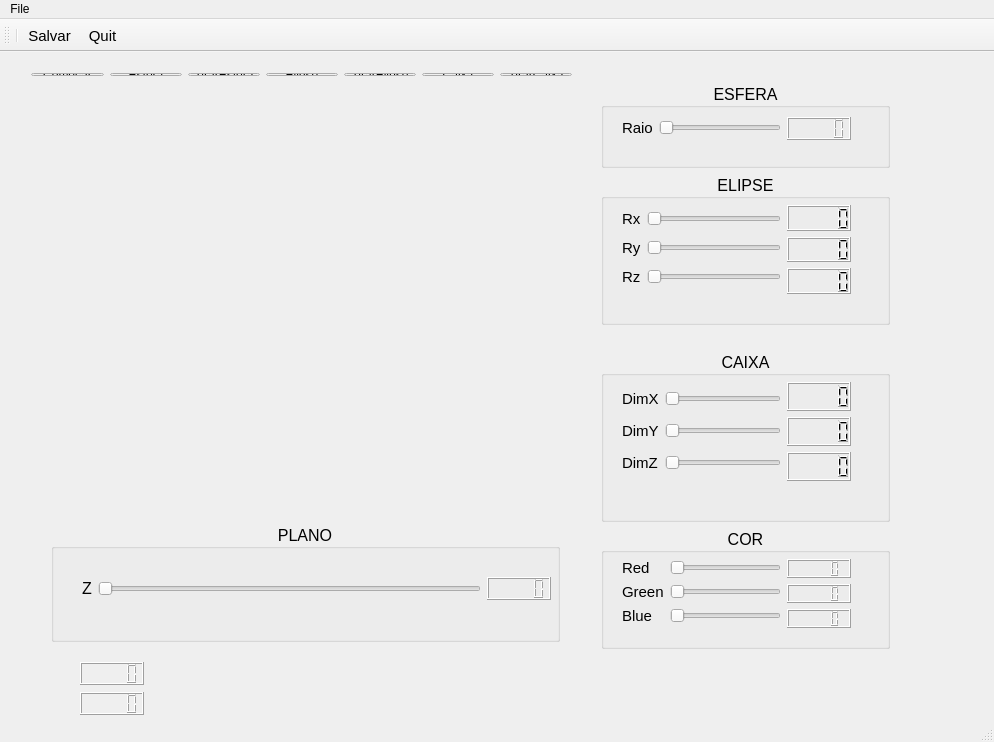
<?xml version="1.0" encoding="UTF-8"?>
<ui version="4.0">
 <class>MainWindow</class>
 <widget class="QMainWindow" name="MainWindow">
  <property name="enabled">
   <bool>true</bool>
  </property>
  <property name="geometry">
   <rect>
    <x>0</x>
    <y>0</y>
    <width>994</width>
    <height>742</height>
   </rect>
  </property>
  <property name="windowTitle">
   <string>MainWindow</string>
  </property>
  <widget class="QWidget" name="centralWidget">
   <widget class="QWidget" name="layoutWidget">
    <property name="geometry">
     <rect>
      <x>40</x>
      <y>40</y>
      <width>531</width>
      <height>561</height>
     </rect>
    </property>
    <layout class="QVBoxLayout" name="verticalLayout" stretch="70,20">
     <item>
      <widget class="QWidget" name="widget" native="true"/>
     </item>
     <item>
      <widget class="QGroupBox" name="groupBox_4">
       <property name="font">
        <font>
         <pointsize>12</pointsize>
        </font>
       </property>
       <property name="title">
        <string>PLANO</string>
       </property>
       <property name="alignment">
        <set>Qt::AlignCenter</set>
       </property>
       <widget class="QWidget" name="layoutWidget">
        <property name="geometry">
         <rect>
          <x>20</x>
          <y>34</y>
          <width>491</width>
          <height>61</height>
         </rect>
        </property>
        <layout class="QGridLayout" name="gridLayout_9">
         <item row="0" column="0">
          <widget class="QLabel" name="label_ZPlano">
           <property name="font">
            <font>
             <pointsize>12</pointsize>
            </font>
           </property>
           <property name="text">
            <string>Z</string>
           </property>
          </widget>
         </item>
         <item row="0" column="1">
          <widget class="QSlider" name="horizontalSlider_ZPlano">
           <property name="orientation">
            <enum>Qt::Horizontal</enum>
           </property>
          </widget>
         </item>
         <item row="0" column="2">
          <widget class="QLCDNumber" name="lcdNumber_3"/>
         </item>
        </layout>
       </widget>
      </widget>
     </item>
    </layout>
   </widget>
   <widget class="QGroupBox" name="groupBox">
    <property name="geometry">
     <rect>
      <x>601</x>
      <y>31</y>
      <width>289</width>
      <height>85</height>
     </rect>
    </property>
    <property name="font">
     <font>
      <pointsize>12</pointsize>
     </font>
    </property>
    <property name="title">
     <string>ESFERA</string>
    </property>
    <property name="alignment">
     <set>Qt::AlignCenter</set>
    </property>
    <widget class="QWidget" name="layoutWidget">
     <property name="geometry">
      <rect>
       <x>10</x>
       <y>20</y>
       <width>251</width>
       <height>52</height>
      </rect>
     </property>
     <layout class="QGridLayout" name="gridLayout_6">
      <item row="0" column="1">
       <widget class="QLCDNumber" name="lcdNumber_5"/>
      </item>
      <item row="0" column="0">
       <layout class="QGridLayout" name="gridLayout_2">
        <item row="0" column="1">
         <widget class="QSlider" name="horizontalSlider_REsfera">
          <property name="orientation">
           <enum>Qt::Horizontal</enum>
          </property>
         </widget>
        </item>
        <item row="0" column="0">
         <widget class="QLabel" name="label_RaioEsfera">
          <property name="font">
           <font>
            <pointsize>11</pointsize>
           </font>
          </property>
          <property name="text">
           <string>Raio</string>
          </property>
         </widget>
        </item>
       </layout>
      </item>
     </layout>
    </widget>
   </widget>
   <widget class="QGroupBox" name="groupBox_2">
    <property name="geometry">
     <rect>
      <x>601</x>
      <y>122</y>
      <width>289</width>
      <height>151</height>
     </rect>
    </property>
    <property name="font">
     <font>
      <pointsize>12</pointsize>
     </font>
    </property>
    <property name="title">
     <string>ELIPSE</string>
    </property>
    <property name="alignment">
     <set>Qt::AlignCenter</set>
    </property>
    <widget class="QWidget" name="layoutWidget">
     <property name="geometry">
      <rect>
       <x>10</x>
       <y>20</y>
       <width>251</width>
       <height>111</height>
      </rect>
     </property>
     <layout class="QGridLayout" name="gridLayout_5">
      <item row="0" column="0" rowspan="3">
       <layout class="QGridLayout" name="gridLayout">
        <item row="0" column="0">
         <widget class="QLabel" name="label_RxElipse">
          <property name="font">
           <font>
            <pointsize>11</pointsize>
           </font>
          </property>
          <property name="text">
           <string>Rx</string>
          </property>
         </widget>
        </item>
        <item row="0" column="1">
         <widget class="QSlider" name="horizontalSlider_RxElipse">
          <property name="orientation">
           <enum>Qt::Horizontal</enum>
          </property>
         </widget>
        </item>
        <item row="1" column="0">
         <widget class="QLabel" name="label_RyElipse">
          <property name="font">
           <font>
            <pointsize>11</pointsize>
           </font>
          </property>
          <property name="text">
           <string>Ry</string>
          </property>
         </widget>
        </item>
        <item row="1" column="1">
         <widget class="QSlider" name="horizontalSlider_RyElipse">
          <property name="orientation">
           <enum>Qt::Horizontal</enum>
          </property>
         </widget>
        </item>
        <item row="2" column="0">
         <widget class="QLabel" name="label_RzElipse">
          <property name="font">
           <font>
            <pointsize>11</pointsize>
           </font>
          </property>
          <property name="text">
           <string>Rz</string>
          </property>
         </widget>
        </item>
        <item row="2" column="1">
         <widget class="QSlider" name="horizontalSlider_RzElipse">
          <property name="orientation">
           <enum>Qt::Horizontal</enum>
          </property>
         </widget>
        </item>
       </layout>
      </item>
      <item row="0" column="1">
       <widget class="QLCDNumber" name="lcdNumber"/>
      </item>
      <item row="1" column="1">
       <widget class="QLCDNumber" name="lcdNumber_2"/>
      </item>
      <item row="2" column="1">
       <widget class="QLCDNumber" name="lcdNumber_4"/>
      </item>
     </layout>
    </widget>
   </widget>
   <widget class="QGroupBox" name="groupBox_3">
    <property name="geometry">
     <rect>
      <x>601</x>
      <y>299</y>
      <width>289</width>
      <height>171</height>
     </rect>
    </property>
    <property name="font">
     <font>
      <pointsize>12</pointsize>
     </font>
    </property>
    <property name="title">
     <string>CAIXA</string>
    </property>
    <property name="alignment">
     <set>Qt::AlignCenter</set>
    </property>
    <widget class="QWidget" name="layoutWidget">
     <property name="geometry">
      <rect>
       <x>10</x>
       <y>20</y>
       <width>251</width>
       <height>121</height>
      </rect>
     </property>
     <layout class="QGridLayout" name="gridLayout_7">
      <item row="0" column="0" rowspan="3">
       <layout class="QGridLayout" name="gridLayout_3">
        <item row="0" column="0">
         <widget class="QLabel" name="label_XCaixa">
          <property name="font">
           <font>
            <pointsize>11</pointsize>
           </font>
          </property>
          <property name="text">
           <string>DimX</string>
          </property>
         </widget>
        </item>
        <item row="0" column="1">
         <widget class="QSlider" name="horizontalSlider_DimXCaixa">
          <property name="pageStep">
           <number>5</number>
          </property>
          <property name="orientation">
           <enum>Qt::Horizontal</enum>
          </property>
         </widget>
        </item>
        <item row="1" column="0">
         <widget class="QLabel" name="label_YCaixa">
          <property name="font">
           <font>
            <pointsize>11</pointsize>
           </font>
          </property>
          <property name="text">
           <string>DimY</string>
          </property>
         </widget>
        </item>
        <item row="1" column="1">
         <widget class="QSlider" name="horizontalSlider_DimYCaixa">
          <property name="pageStep">
           <number>5</number>
          </property>
          <property name="orientation">
           <enum>Qt::Horizontal</enum>
          </property>
         </widget>
        </item>
        <item row="2" column="0">
         <widget class="QLabel" name="label_ZCaixa">
          <property name="font">
           <font>
            <pointsize>11</pointsize>
           </font>
          </property>
          <property name="text">
           <string>DimZ</string>
          </property>
         </widget>
        </item>
        <item row="2" column="1">
         <widget class="QSlider" name="horizontalSlider_DimZCaixa">
          <property name="pageStep">
           <number>5</number>
          </property>
          <property name="orientation">
           <enum>Qt::Horizontal</enum>
          </property>
         </widget>
        </item>
       </layout>
      </item>
      <item row="0" column="1">
       <widget class="QLCDNumber" name="lcdNumber_6"/>
      </item>
      <item row="1" column="1">
       <widget class="QLCDNumber" name="lcdNumber_7"/>
      </item>
      <item row="2" column="1">
       <widget class="QLCDNumber" name="lcdNumber_8"/>
      </item>
     </layout>
    </widget>
   </widget>
   <widget class="QGroupBox" name="groupBox_5">
    <property name="geometry">
     <rect>
      <x>601</x>
      <y>476</y>
      <width>289</width>
      <height>121</height>
     </rect>
    </property>
    <property name="font">
     <font>
      <pointsize>12</pointsize>
     </font>
    </property>
    <property name="title">
     <string>COR</string>
    </property>
    <property name="alignment">
     <set>Qt::AlignCenter</set>
    </property>
    <widget class="QWidget" name="layoutWidget">
     <property name="geometry">
      <rect>
       <x>10</x>
       <y>20</y>
       <width>251</width>
       <height>91</height>
      </rect>
     </property>
     <layout class="QGridLayout" name="gridLayout_8">
      <item row="0" column="0" rowspan="3">
       <layout class="QGridLayout" name="gridLayout_4">
        <item row="0" column="0">
         <widget class="QLabel" name="label_RCor">
          <property name="font">
           <font>
            <pointsize>11</pointsize>
           </font>
          </property>
          <property name="text">
           <string>Red</string>
          </property>
         </widget>
        </item>
        <item row="0" column="1">
         <widget class="QSlider" name="horizontalSlider_RCor">
          <property name="maximum">
           <number>1</number>
          </property>
          <property name="orientation">
           <enum>Qt::Horizontal</enum>
          </property>
         </widget>
        </item>
        <item row="1" column="0">
         <widget class="QLabel" name="label_GCor">
          <property name="font">
           <font>
            <pointsize>11</pointsize>
           </font>
          </property>
          <property name="text">
           <string>Green</string>
          </property>
         </widget>
        </item>
        <item row="1" column="1">
         <widget class="QSlider" name="horizontalSlider_GCor">
          <property name="maximum">
           <number>1</number>
          </property>
          <property name="orientation">
           <enum>Qt::Horizontal</enum>
          </property>
         </widget>
        </item>
        <item row="2" column="0">
         <widget class="QLabel" name="label_BCor">
          <property name="font">
           <font>
            <pointsize>11</pointsize>
           </font>
          </property>
          <property name="text">
           <string>Blue</string>
          </property>
         </widget>
        </item>
        <item row="2" column="1">
         <widget class="QSlider" name="horizontalSlider_BCor">
          <property name="maximum">
           <number>1</number>
          </property>
          <property name="orientation">
           <enum>Qt::Horizontal</enum>
          </property>
         </widget>
        </item>
       </layout>
      </item>
      <item row="0" column="1">
       <widget class="QLCDNumber" name="lcdNumber_9"/>
      </item>
      <item row="1" column="1">
       <widget class="QLCDNumber" name="lcdNumber_10"/>
      </item>
      <item row="2" column="1">
       <widget class="QLCDNumber" name="lcdNumber_11"/>
      </item>
     </layout>
    </widget>
   </widget>
   <widget class="QWidget" name="layoutWidget">
    <property name="geometry">
     <rect>
      <x>20</x>
      <y>10</y>
      <width>563</width>
      <height>25</height>
     </rect>
    </property>
    <layout class="QHBoxLayout" name="horizontalLayout">
     <item>
      <widget class="QPushButton" name="pushButton">
       <property name="text">
        <string>Começar</string>
       </property>
      </widget>
     </item>
     <item>
      <widget class="QPushButton" name="pushButton_Esfera">
       <property name="text">
        <string>Esfera</string>
       </property>
      </widget>
     </item>
     <item>
      <widget class="QPushButton" name="pushButton_TirarEsfera">
       <property name="text">
        <string>TirarEsfera</string>
       </property>
      </widget>
     </item>
     <item>
      <widget class="QPushButton" name="pushButton_Elipse">
       <property name="text">
        <string>Elipse</string>
       </property>
      </widget>
     </item>
     <item>
      <widget class="QPushButton" name="pushButton_TirarElipse">
       <property name="text">
        <string>TirarElipse</string>
       </property>
      </widget>
     </item>
     <item>
      <widget class="QPushButton" name="pushButton_Caixa">
       <property name="text">
        <string>Caixa</string>
       </property>
      </widget>
     </item>
     <item>
      <widget class="QPushButton" name="pushButton_TirarCaixa">
       <property name="text">
        <string>TirarCaixa</string>
       </property>
      </widget>
     </item>
    </layout>
   </widget>
   <widget class="QLCDNumber" name="lcdX">
    <property name="geometry">
     <rect>
      <x>80</x>
      <y>610</y>
      <width>64</width>
      <height>23</height>
     </rect>
    </property>
   </widget>
   <widget class="QLCDNumber" name="lcdY">
    <property name="geometry">
     <rect>
      <x>80</x>
      <y>640</y>
      <width>64</width>
      <height>23</height>
     </rect>
    </property>
   </widget>
  </widget>
  <widget class="QMenuBar" name="menuBar">
   <property name="geometry">
    <rect>
     <x>0</x>
     <y>0</y>
     <width>994</width>
     <height>21</height>
    </rect>
   </property>
   <widget class="QMenu" name="menuFile">
    <property name="title">
     <string>File</string>
    </property>
    <addaction name="actionQuit"/>
   </widget>
   <addaction name="menuFile"/>
  </widget>
  <widget class="QToolBar" name="mainToolBar">
   <property name="font">
    <font>
     <pointsize>11</pointsize>
    </font>
   </property>
   <attribute name="toolBarArea">
    <enum>TopToolBarArea</enum>
   </attribute>
   <attribute name="toolBarBreak">
    <bool>false</bool>
   </attribute>
   <addaction name="separator"/>
   <addaction name="actionSalvar"/>
   <addaction name="actionQuit"/>
  </widget>
  <widget class="QStatusBar" name="statusBar"/>
  <action name="actionSalvar">
   <property name="text">
    <string>Salvar</string>
   </property>
  </action>
  <action name="actionQuit">
   <property name="text">
    <string>Quit</string>
   </property>
  </action>
 </widget>
 <layoutdefault spacing="6" margin="11"/>
 <resources/>
 <connections>
  <connection>
   <sender>horizontalSlider_ZPlano</sender>
   <signal>valueChanged(int)</signal>
   <receiver>lcdNumber_3</receiver>
   <slot>display(int)</slot>
   <hints>
    <hint type="sourcelabel">
     <x>389</x>
     <y>598</y>
    </hint>
    <hint type="destinationlabel">
     <x>550</x>
     <y>601</y>
    </hint>
   </hints>
  </connection>
  <connection>
   <sender>horizontalSlider_RyElipse</sender>
   <signal>valueChanged(int)</signal>
   <receiver>lcdNumber_2</receiver>
   <slot>display(int)</slot>
   <hints>
    <hint type="sourcelabel">
     <x>742</x>
     <y>251</y>
    </hint>
    <hint type="destinationlabel">
     <x>815</x>
     <y>246</y>
    </hint>
   </hints>
  </connection>
  <connection>
   <sender>horizontalSlider_DimXCaixa</sender>
   <signal>valueChanged(int)</signal>
   <receiver>lcdNumber_6</receiver>
   <slot>display(int)</slot>
   <hints>
    <hint type="sourcelabel">
     <x>725</x>
     <y>391</y>
    </hint>
    <hint type="destinationlabel">
     <x>819</x>
     <y>391</y>
    </hint>
   </hints>
  </connection>
  <connection>
   <sender>horizontalSlider_DimZCaixa</sender>
   <signal>valueChanged(int)</signal>
   <receiver>lcdNumber_8</receiver>
   <slot>display(int)</slot>
   <hints>
    <hint type="sourcelabel">
     <x>734</x>
     <y>466</y>
    </hint>
    <hint type="destinationlabel">
     <x>814</x>
     <y>471</y>
    </hint>
   </hints>
  </connection>
  <connection>
   <sender>horizontalSlider_REsfera</sender>
   <signal>valueChanged(int)</signal>
   <receiver>lcdNumber_5</receiver>
   <slot>display(int)</slot>
   <hints>
    <hint type="sourcelabel">
     <x>711</x>
     <y>121</y>
    </hint>
    <hint type="destinationlabel">
     <x>830</x>
     <y>123</y>
    </hint>
   </hints>
  </connection>
  <connection>
   <sender>horizontalSlider_RxElipse</sender>
   <signal>valueChanged(int)</signal>
   <receiver>lcdNumber</receiver>
   <slot>display(int)</slot>
   <hints>
    <hint type="sourcelabel">
     <x>774</x>
     <y>213</y>
    </hint>
    <hint type="destinationlabel">
     <x>825</x>
     <y>206</y>
    </hint>
   </hints>
  </connection>
  <connection>
   <sender>horizontalSlider_DimYCaixa</sender>
   <signal>valueChanged(int)</signal>
   <receiver>lcdNumber_7</receiver>
   <slot>display(int)</slot>
   <hints>
    <hint type="sourcelabel">
     <x>750</x>
     <y>427</y>
    </hint>
    <hint type="destinationlabel">
     <x>809</x>
     <y>432</y>
    </hint>
   </hints>
  </connection>
  <connection>
   <sender>horizontalSlider_RzElipse</sender>
   <signal>valueChanged(int)</signal>
   <receiver>lcdNumber_4</receiver>
   <slot>display(int)</slot>
   <hints>
    <hint type="sourcelabel">
     <x>747</x>
     <y>288</y>
    </hint>
    <hint type="destinationlabel">
     <x>826</x>
     <y>285</y>
    </hint>
   </hints>
  </connection>
  <connection>
   <sender>actionQuit</sender>
   <signal>triggered()</signal>
   <receiver>MainWindow</receiver>
   <slot>mataTudo()</slot>
   <hints>
    <hint type="sourcelabel">
     <x>-1</x>
     <y>-1</y>
    </hint>
    <hint type="destinationlabel">
     <x>496</x>
     <y>370</y>
    </hint>
   </hints>
  </connection>
  <connection>
   <sender>actionSalvar</sender>
   <signal>triggered()</signal>
   <receiver>MainWindow</receiver>
   <slot>Salvar()</slot>
   <hints>
    <hint type="sourcelabel">
     <x>-1</x>
     <y>-1</y>
    </hint>
    <hint type="destinationlabel">
     <x>496</x>
     <y>370</y>
    </hint>
   </hints>
  </connection>
  <connection>
   <sender>horizontalSlider_RCor</sender>
   <signal>valueChanged(int)</signal>
   <receiver>lcdNumber_9</receiver>
   <slot>display(int)</slot>
   <hints>
    <hint type="sourcelabel">
     <x>767</x>
     <y>561</y>
    </hint>
    <hint type="destinationlabel">
     <x>809</x>
     <y>559</y>
    </hint>
   </hints>
  </connection>
  <connection>
   <sender>horizontalSlider_GCor</sender>
   <signal>valueChanged(int)</signal>
   <receiver>lcdNumber_10</receiver>
   <slot>display(int)</slot>
   <hints>
    <hint type="sourcelabel">
     <x>753</x>
     <y>585</y>
    </hint>
    <hint type="destinationlabel">
     <x>810</x>
     <y>587</y>
    </hint>
   </hints>
  </connection>
  <connection>
   <sender>horizontalSlider_BCor</sender>
   <signal>valueChanged(int)</signal>
   <receiver>lcdNumber_11</receiver>
   <slot>display(int)</slot>
   <hints>
    <hint type="sourcelabel">
     <x>749</x>
     <y>615</y>
    </hint>
    <hint type="destinationlabel">
     <x>811</x>
     <y>618</y>
    </hint>
   </hints>
  </connection>
 </connections>
 <slots>
  <slot>mataTudo()</slot>
  <slot>Salvar()</slot>
  <slot>Abrir()</slot>
 </slots>
</ui>
